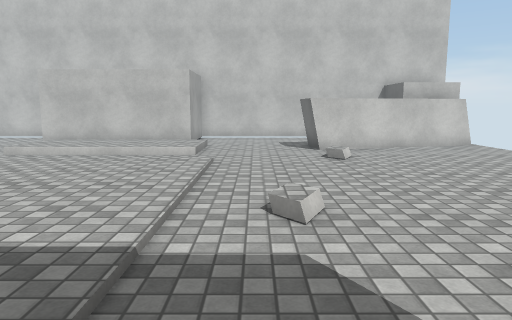
View 1 (above)

17 first-person views from a walk through a scene from a Unity 3-D project. The camera is 1.4 m above the floor, tilts 8° down and sees 70° across. The floor is counted in squares, 1 m on a side. Each view is taken from the middle of a square. On the plan, view 1 faces up. The plan holds only what a view shows up to about 16 squares ahead; the rest is blank. The place goes on beyond the plan. The player is left out. Surface patterns are stand-ins for the level's own textures.

View 2
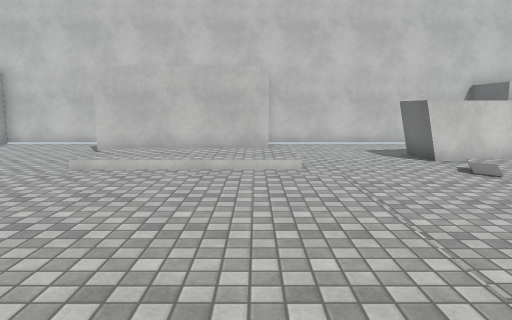

View 3
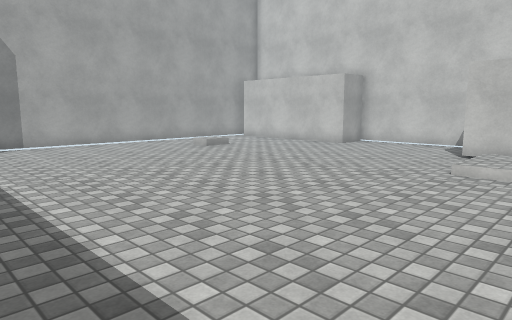

View 4
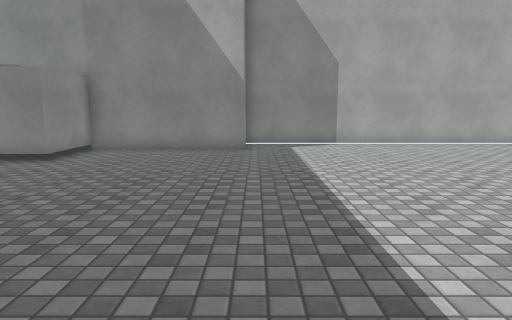

View 5
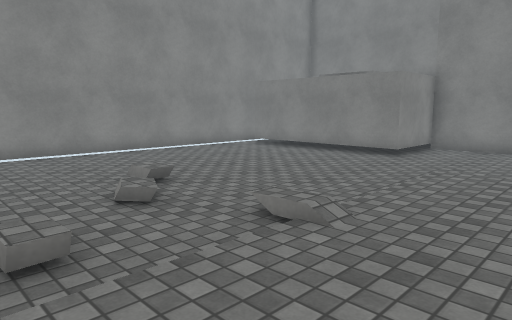

View 6
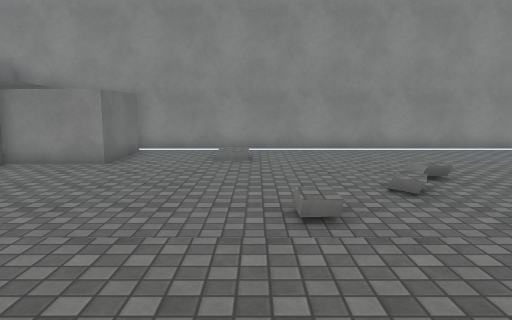

View 7
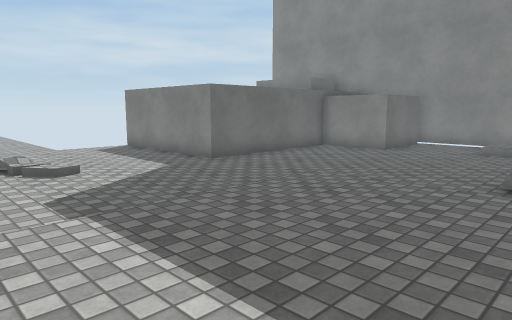

View 8
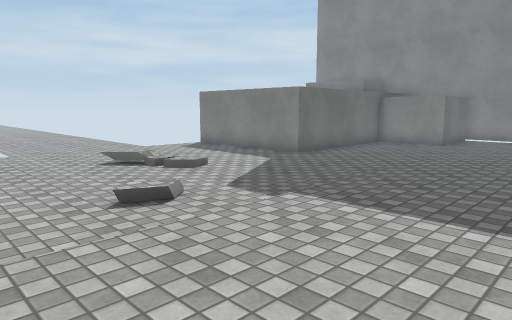

View 9
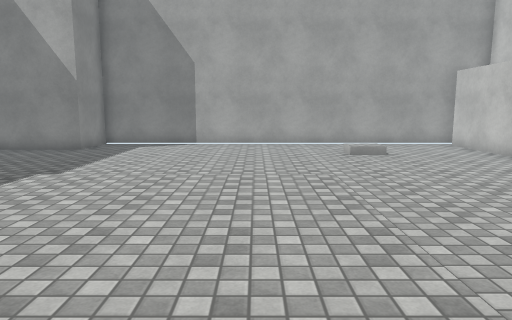

View 10
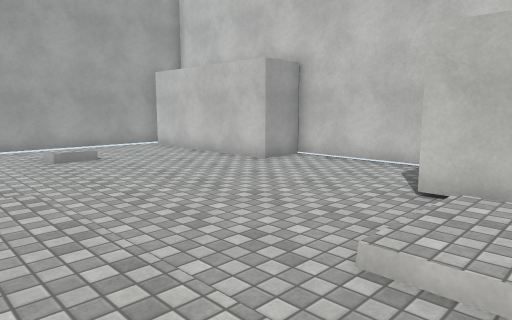

View 11
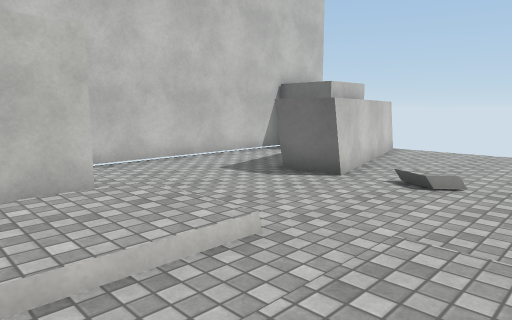

View 12
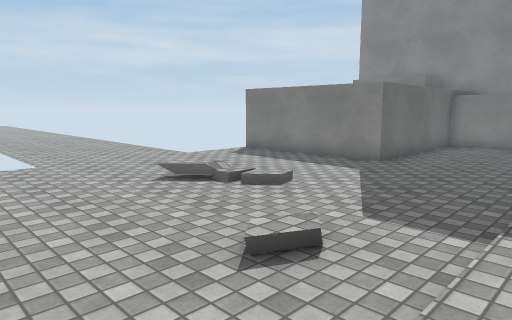

View 13
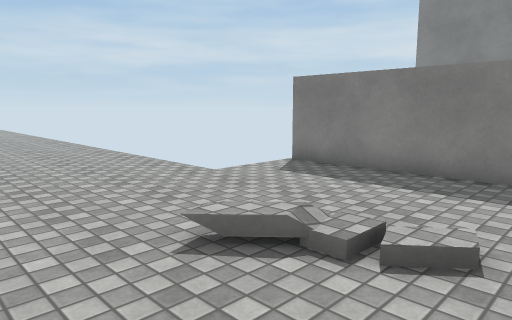

View 14
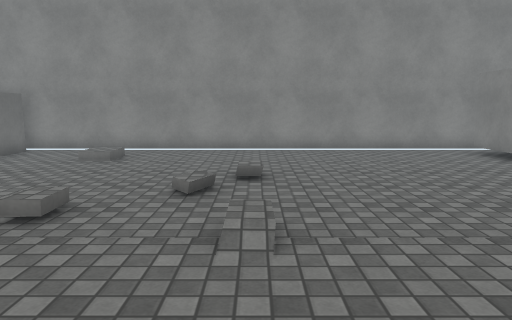

View 15
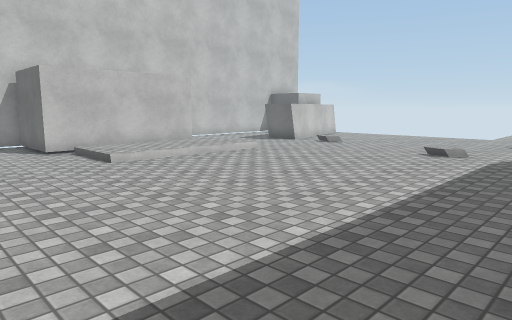

View 16
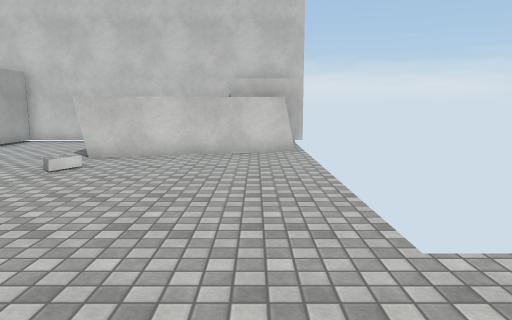

View 17
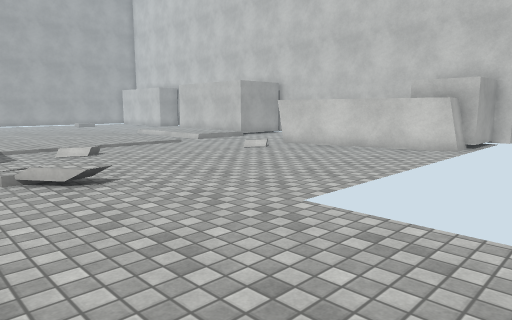

### Floor plan
Key: @ floor where view 1 was taken; # wall or solid block; . main floor; : floor 0.25 m higher than the main floor; / step, stairs or slope; C cube; O other object.
Columns run from 21 left of view 1 to 18 right of it. Each row starts with its distance up from view 1.
 18        #######    #############
 17        #.....#    #........C C
 16 ########.....#    #....... C C
 15 #............######......    #
 14 #.............//////...#  ####
 13 #.............:::::/...####...
 12 #.............:::::/..........
 11 #.............//////..........
 10 #.............................
  9 #.............................
  8 #.............................
  7 #.............................
  6 #.............................
  5 #.....................................
  4 #........................./...........
  3 #.......................///.............
  2 #......................./...............
  1 ###.....................................
  0   #..................@........
 -1   #...........................
 -2   #........../..........#######
 -3   #........../..O.......#
 -4   ####......../.........#
 -5      #........O.........#
 -6      #.......O..........#
 -7      #..................#
 -8      #...............####
 -9      #............O..#
-10      #...............##
-11      .................#
-12      ##################

Where each view was taken, in squares from view 1:
view 1: 0 up, 0 right, facing up
view 2: 2 up, 3 left, facing up
view 3: 2 up, 5 left, facing up-left
view 4: 2 up, 5 left, facing left
view 5: 1 up, 4 left, facing down-left
view 6: 2 up, 4 left, facing down
view 7: 5 up, 6 left, facing down-right
view 8: 8 up, 5 left, facing down-right
view 9: 8 up, 5 left, facing left
view 10: 8 up, 6 left, facing up-left
view 11: 8 up, 5 left, facing up-right
view 12: 8 up, 2 left, facing down-right
view 13: 6 up, 2 right, facing down-right
view 14: 2 up, 8 left, facing down
view 15: 1 up, 12 left, facing up-right
view 16: 2 up, 7 right, facing up
view 17: 1 up, 12 right, facing up-left
